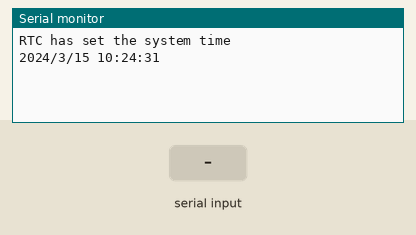
This sketch was run on a simulated Arduino Uno, built with avr-gcc and run on an emulated ATmega328P. On the bench: the last lines printed to the serial monitor. The inputs (shaded band) are chosen by the test bench. The local clock reads 2024-03-15 10:24:30 at power-on unless the sketch sets it.

Above: at 1.2 s.
1.3 s: "s" received over Serial
At 1.6 s:
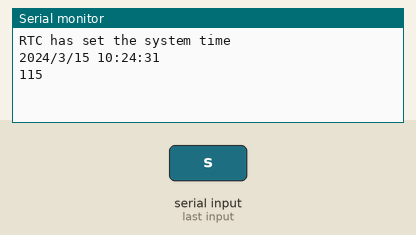
2.8 s: "90,45\n" received over Serial
At 2.96 s:
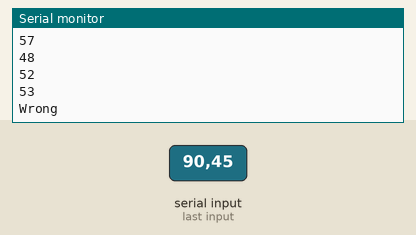
Timing chart, 0 to 5.8 s (numbered marks = the images above; inputs shaded):
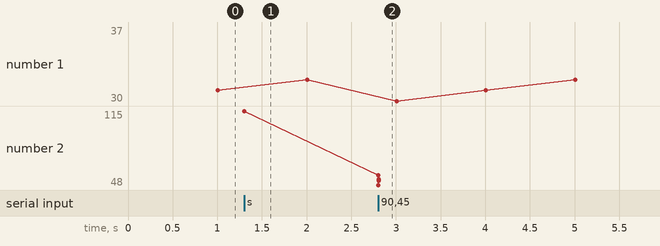

Measured:
- after the input at 1.3 s, the serial monitor: prints a new line at once (image 1)
- after the input at 2.8 s, the serial monitor: prints a new line at once (image 2)
- plotted number 2: 115 → 53 after the input at 2.8 s

The sketch:

RTC_DS1307_Timer.ino
```cpp
#include <Wire.h>
#include <Time.h>
#include <DS1307RTC.h>
#include <Timer.h>

void pf(const char *fmt, ... ){
    char tmp[128]; // resulting string limited to 128 chars
    va_list args;
    va_start (args, fmt );
    vsnprintf(tmp, 128, fmt, args);
    va_end (args);
    Serial.print(tmp);
}

Timer t;
void outputTime(){
  pf("%d/%d/%d %02d:%02d:%02d\n", year(), month(), day(), hour(), minute(), second());
}
#define MAX 5
int buf[MAX];
int len;
void setup()  {
  Serial.begin(38400);

  setSyncProvider(RTC.get);   // the function to get the time from the RTC
  if(timeStatus() != timeSet)
     Serial.println("Unable to sync with the RTC");
  else
     Serial.println("RTC has set the system time");

  t.every(1000, outputTime);

  len = 0;
}

// from Serial Monitor to set date and time
// example:
// y2014
// M9       append a SPACE character at end
// d21      append a SPACE character at end
// h15      append a SPACE character at end
// m26      append a SPACE character at end
// s27      append a SPACE character at end
void loop()
{
  t.update();
}

void processTime(){
  if(len < 2){ // at least one char and one digit
    return;
  }

  int t = buf[0];
  int v = 0;
  int i;
  for(i = 1; i < len; i++){
    v = v * 10 + (buf[i] - '0');
  }

  int y = year();
  int M = month();
  int d = day();
  int h = hour();
  int m = minute();
  int s = second();

  switch(t){
    case 'y':
      y = v;
      break;
    case 'M':
      M = v;
      break;
    case 'd':
      d = v;
      break;
    case 'h':
      h = v;
      break;
    case 'm':
      m = v;
      break;
    case 's':
      s = v;
      break;
    default:
      pf("Wrong\n");
      return;
      break;
  }

  tmElements_t tm;
  tm.Year = y - 1970;
  tm.Month = M;
  tm.Day = d;
  tm.Hour = h;
  tm.Minute = m;
  tm.Second = s;

  setTime(makeTime(tm));
  RTC.set(makeTime(tm));
}
void serialEvent()
{
  int c = Serial.read();
  if(('a' <= c && c <= 'z') ||
     ('A' <= c && c <= 'Z') ||
     ('0' <= c && c <= '9')){
    Serial.println(c);
    buf[len] = c;
    len += 1;
  }
  else{
    processTime();
    len = 0;
  }

  if(len == MAX){
    processTime();
    len = 0;
  }
}
```
